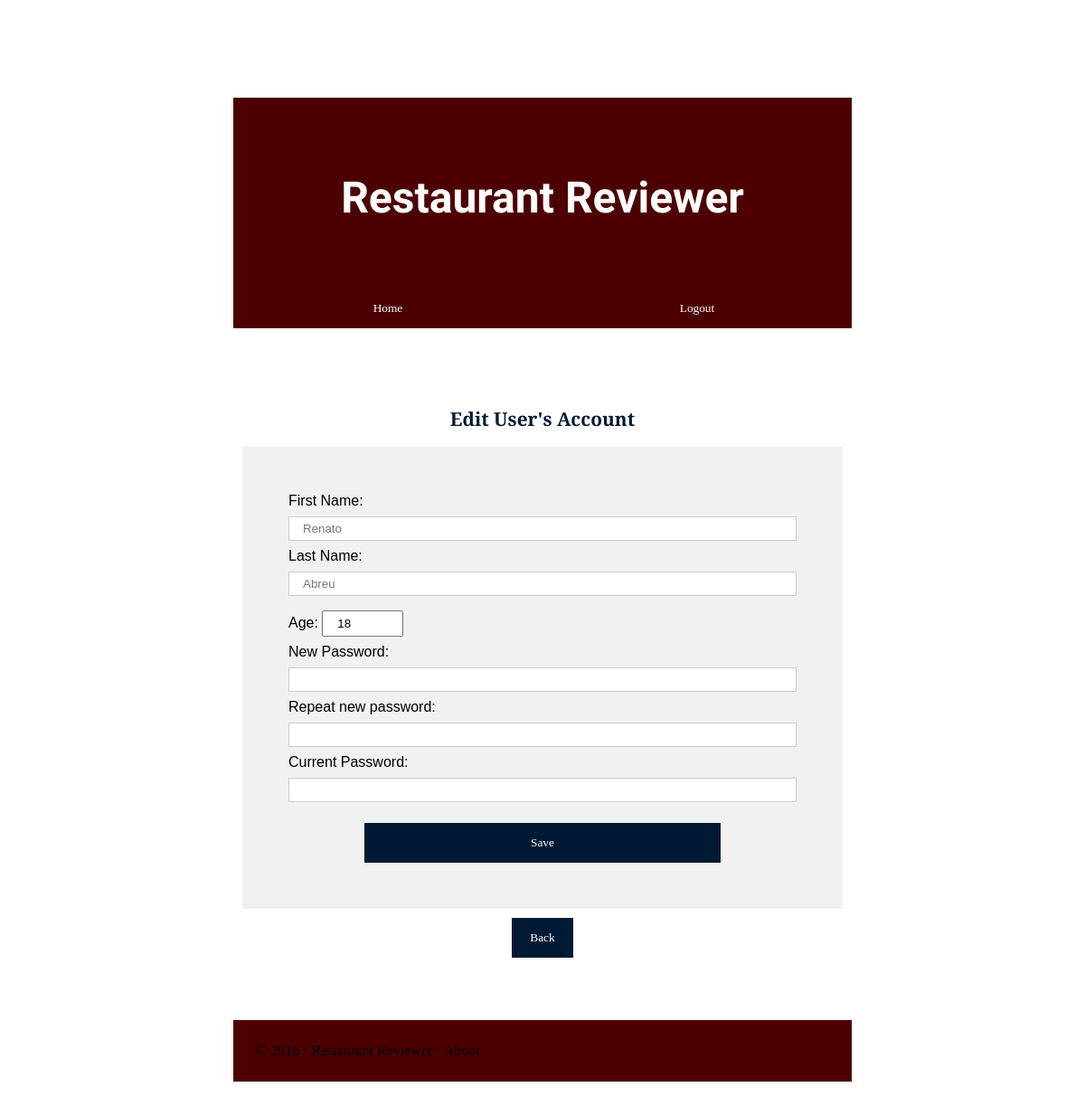
Screenshot of /editUserPage.php?id=1 (signed in) with the database file from the repository.
### tables this page shows
CREATE TABLE users (
	id INTEGER PRIMARY KEY AUTOINCREMENT,
	username VARCHAR NOT NULL,
	first_name VARCHAR NOT NULL,
	last_name VARCHAR NOT NULL,
	password VARCHAR(255) NOT NULL,
	email VARCHAR NOT NULL,
	age INTEGER,
	gender VARCHAR,
	profilePic VARCHAR
);

### database/users.php (called while the page is built, shortened)
<?php
function getUserByName($username){
    global $db;
    $stmt = $db->prepare('SELECT * FROM users where username = ?');
    $stmt->execute(array($username));
    $result = $stmt->fetch();
    return $result;
}

### editUserPage.php (the view, shortened to what this page needs)
<?php
include('resources/templates/header.php');
include_once('database/connection.php');
include_once('database/users.php');
$user = getUserByName($_SESSION["username"]);
?>
<h2>Edit User's Account</h2>
<div id="content">
    <div class="user">
		<form action="/controllers/action_updateUser.php" method="post" id="editUserForm">
            <label>First Name: <input type="text" name="firstName" id="firstName" placeholder="<?php echo $user['first_name'];?>">
            </label>
            <br>
            <label>
                Last Name: <input type="text" name="lastName" id="lastName" placeholder="<?php echo $user['last_name'];?>">
            </label>
            <br>
            <label>
                Age: <input type="number" name="age" id="age" min="18" max="100" value="<?php echo $user['age'];?>">
            </label>
            <br>
            <label>
                New Password: <input type="password" name="password" id="password" minlength="8">
            </label>
            <br>
            <label>
                Repeat new password: <input type="password" name="password2" id="password2" minlength="8">
            </label>
            <br>
            <label>
                Current Password: <input type="password" name="old_password" id="old_password" required>
            </label>
            <br>
            <button type="submit"class="savebtn">Save</button>
		</form>
	</div>
</div>
    <button onclick="location.href='/mainPage.php'" class="backbtn">Back</button>
<?php
include('resources/templates/footer.php');
?>

### public/css/style.css (style rules this page uses)
body { padding: 250px; padding-top: 100px; background-image: url(../img/background.jpg); background-size: cover; overflow:auto; }
h2 { font-family: 'Playfair Display SC', serif; color: #001a33; font-size:130%; }
form { border: 3px solid #f1f1f1; background-color: #f1f1f1; padding:10px; margin: 5px; }
#content { border: 3px solid #f1f1f1; background-color: #f1f1f1; padding: 10px; margin: 10px; text-align: left; }
#content .user { text-align: left; padding: 20px; }
input[type=text], input[type=password], input[type=email], input[type=url] { width: 100%; padding: 5px 15px; margin: 8px 0; display: inline-block; border: 1px solid #ccc; box-sizing: border-box; }
input[type=number], input[type=radio], input[type=date] { padding: 5px 15px; margin: 8px 0; }
button { background-color: #001a33; color: white; padding: 14px 20px; margin-top:0; border: none; cursor: pointer; width: 100%; font-family: 'Playfair Display SC', serif; }
.user .savebtn { width:70%; position:relative; left:15%; margin-top:15px; }
#content .savebtn { width:70%; margin-top:15px; position:relative; left:15%; }
.backbtn { width: 10%; }
.savebtn { width:100%; }

### rows the page displays
users: firstName "Renato", lastName "Abreu", age "18"
